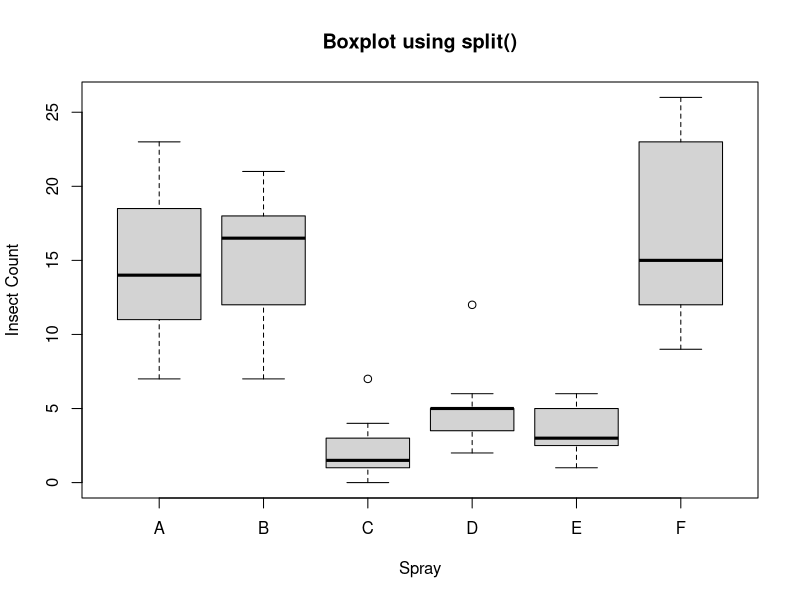
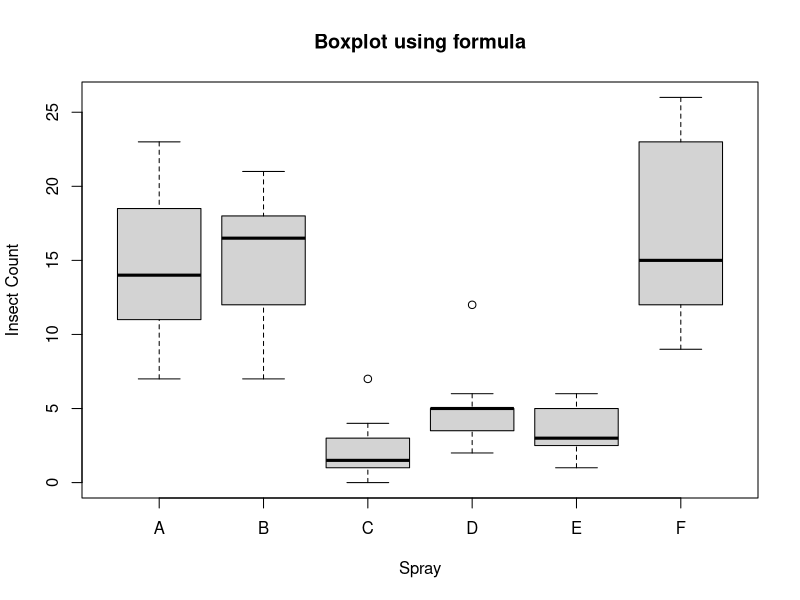
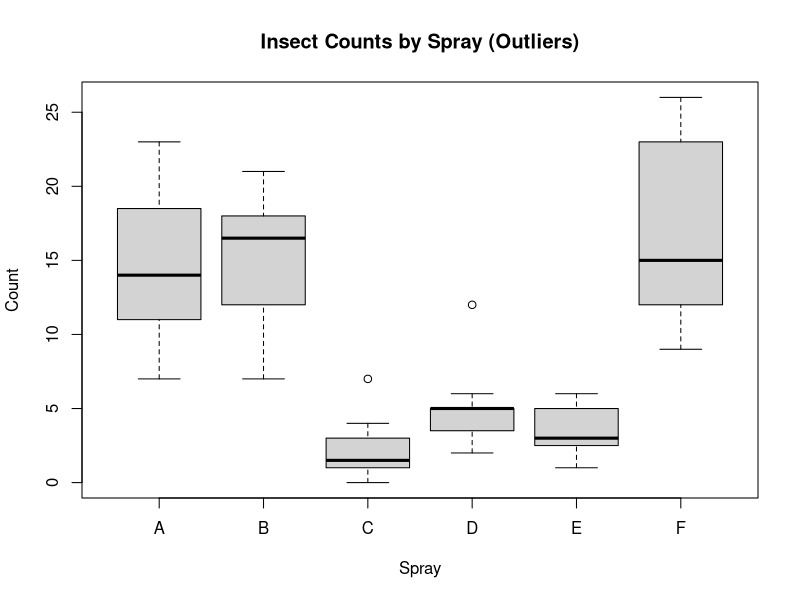

Write R code to recreate these figures, in order.
# Week1 Introduction to Exploratory Data Analysis

## Load built-in dataset
head(InsectSprays)

### Boxplot using split()
boxplot(split(InsectSprays$count, InsectSprays$spray),
        main = "Boxplot using split()", xlab = "Spray",
        ylab = "Insect Count")

### Boxplot using formula
boxplot(count ~ spray, data = InsectSprays,
        main = "Boxplot using formula", xlab = "Spray",
        ylab = "Insect Count")

### Identify most effective spray (lowest median)
tapply(InsectSprays$count, InsectSprays$spray, median)

### Boxplot to visually check outliers
boxplot(count ~ spray, data = InsectSprays,
        main = "Insect Counts by Spray (Outliers)",
        ylab = "Count", xlab = "Spray")

